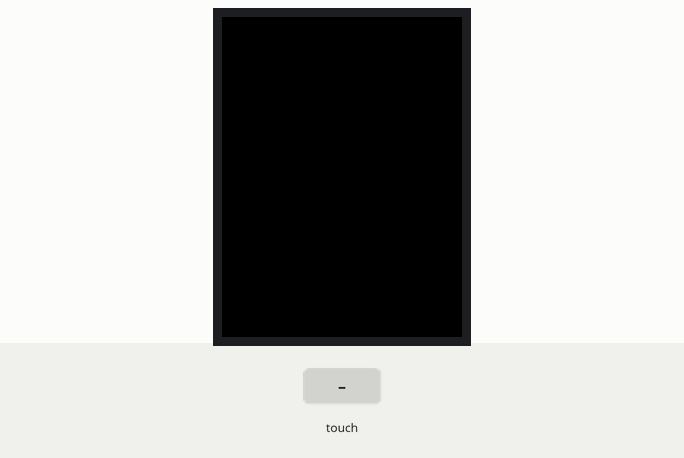
Simulated run of this sketch. Board: Arduino Uno, built with avr-gcc and run on an emulated ATmega328P. On the bench: 320×240 colour display. The test bench sets the inputs (shaded band). What the sketch prints to the serial monitor is not drawn.

Above: at 1.4 s.
1.5 s: touch panel pressed at 13 % / 10 % of its raw x / y range
At 1.58 s:
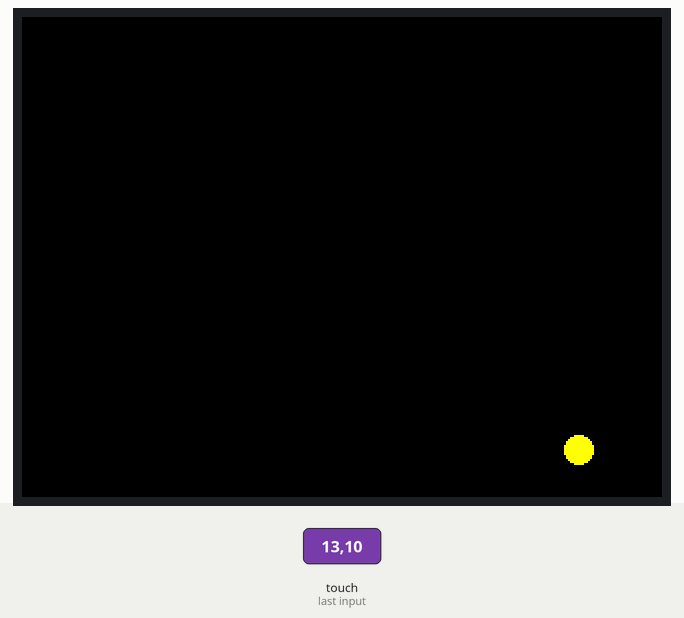
At 2.5 s:
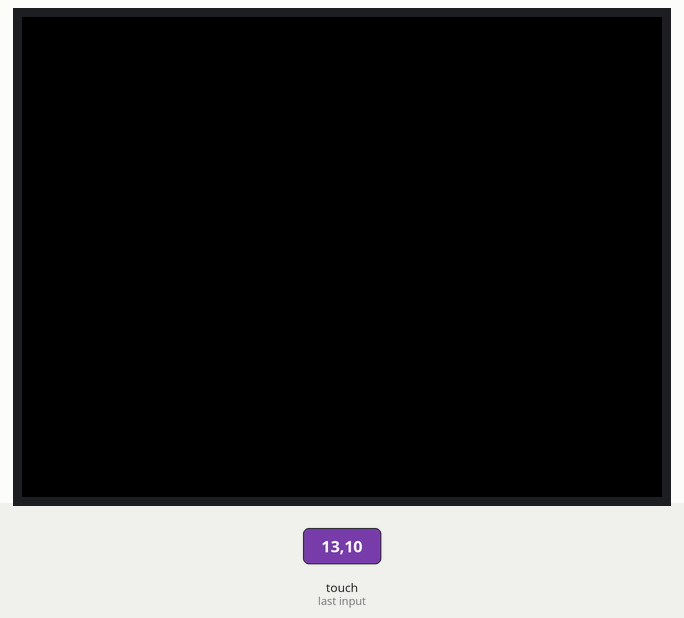
3.1 s: touch panel pressed at 38 % / 10 % of its raw x / y range
At 3.18 s:
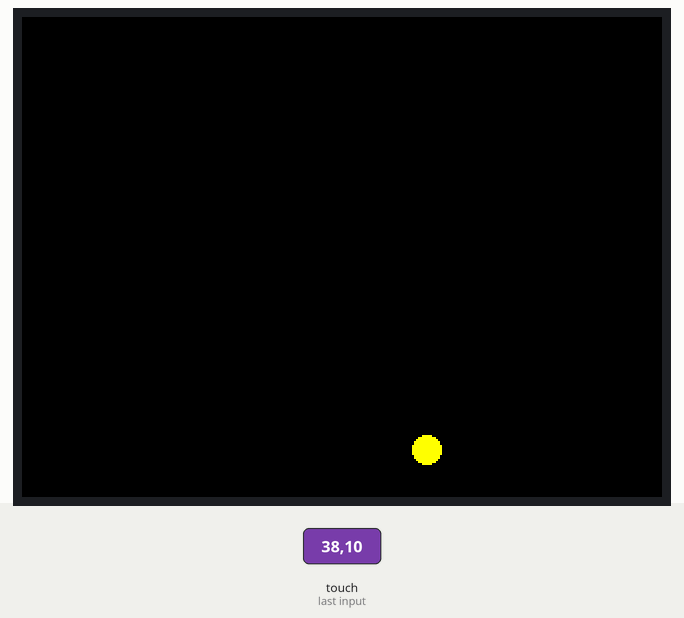
Timing chart, 0 to 6.1 s (numbered marks = the images above; inputs shaded):
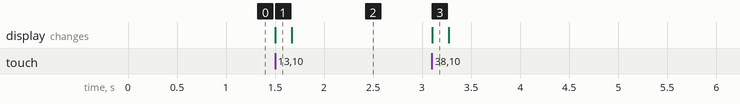

Measured:
- after the input at 1.5 s, the display: changes at once (image 1)
- after the input at 3.1 s, the display: changes at once (image 3)

The sketch:

Paint_Demo.ino
```cpp
#include <Adafruit_GFX.h>
#include <MCUFRIEND_kbv.h>
#include <stdint.h>
#include "TouchScreen.h"

#define BLACK   0x0000
#define YELLOW  RGBTo565(255, 255, 0)

#define YP A2  // must be an analog pin, use "An" notation!
#define XM A3  // must be an analog pin, use "An" notation!
#define YM 8   // can be a digital pin
#define XP 9   // can be a digital pin

TouchScreen ts = TouchScreen(XP, YP, XM, YM, 300);
MCUFRIEND_kbv tft;
uint16_t TFT_ID;

uint16_t RGBTo565(uint8_t red, uint8_t green, uint8_t blue) {
    uint16_t r = (red >> 3) << 11;
    uint16_t g = (green >> 2) << 5;
    uint16_t b = blue >> 3;
    return r | g | b;
}

int X_Max = 0;
int X_Min = 1000;
int Y_Max = 0;
int Y_Min = 1000;
void setup(void) {
  Serial.begin(9600);

  TFT_ID = tft.readID();
  tft.begin(TFT_ID);
  tft.setRotation(1);
  tft.fillScreen(BLACK);
  tft.setFont(NULL);
}

void loop(void) {
  TSPoint p = ts.getPoint();
  pinMode(YP, OUTPUT);
  pinMode(XM, OUTPUT);
  digitalWrite(YP, HIGH);
  digitalWrite(XM, HIGH);

  if (p.z <= 0) { return; }

  if (X_Max < p.x) { X_Max = p.x; }
  if (Y_Max < p.y) { Y_Max = p.y; }
  if (X_Min > p.x) { X_Min = p.x; }
  if (Y_Min > p.y) { Y_Min = p.y; }
  int Point_X = map(p.x, 960, 115, 0, 320);
  int Point_Y = map(p.y, 920, 102, 0, 240);

  Serial.print("X = ");
  Serial.print(X_Min);
  Serial.print(" : ");
  Serial.print(X_Max);
  Serial.print("\t\t\t");

  Serial.print("Y = ");
  Serial.print(Y_Min);
  Serial.print(" : ");
  Serial.println(Y_Max);

  tft.fillCircle(Point_X, Point_Y, 7, YELLOW);
  delay(10);
  tft.fillCircle(Point_X, Point_Y, 7, BLACK);
}
```
